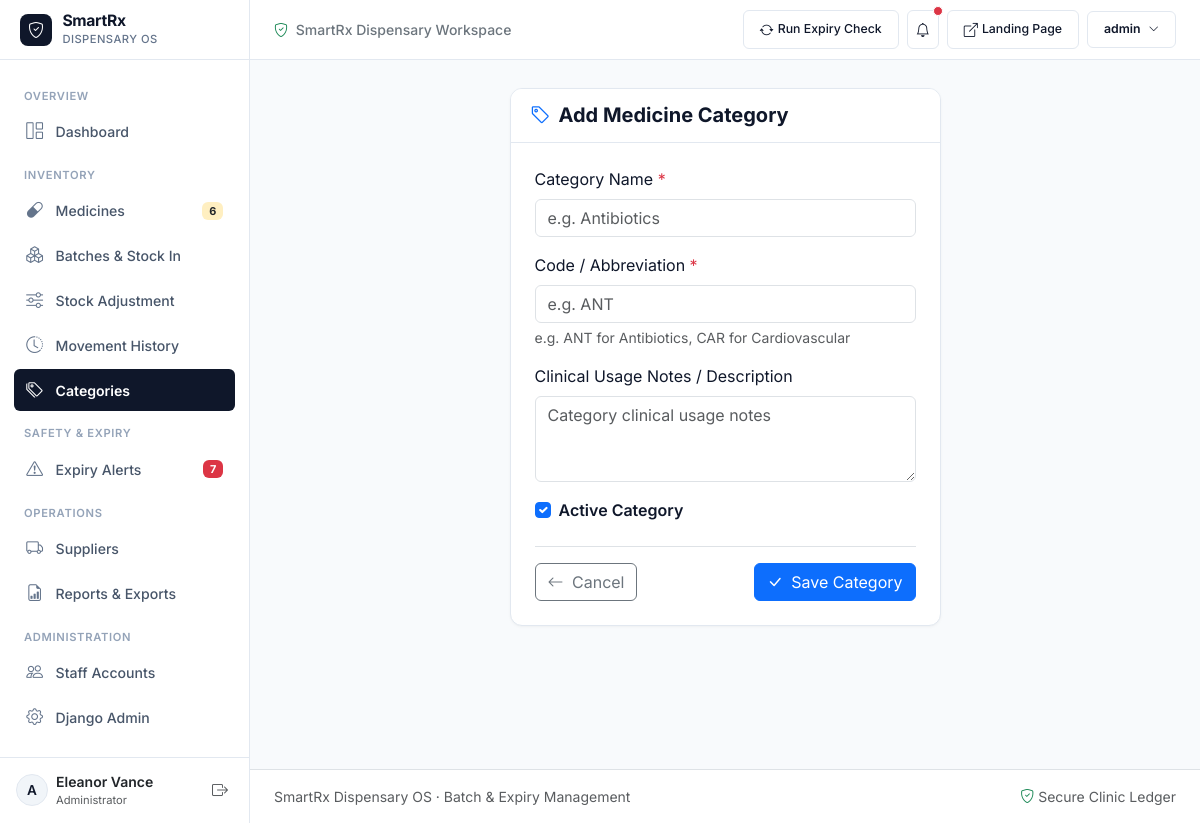
The app's page /categories/add/ (signed in) with its own data.
### accounts/models.py (models this page shows, shortened)
class User(AbstractUser):
    class Role(models.TextChoices):
        ADMIN = 'ADMIN', 'Administrator'
        STAFF = 'STAFF', 'Pharmacy Staff'
    role = models.CharField(
        max_length=10,
        choices=Role.choices,
        default=Role.STAFF,
        help_text="Designates user role and permissions in the pharmacy system."
    )
    phone_number = models.CharField(max_length=20, blank=True, null=True)
    qualification = models.CharField(max_length=100, blank=True, null=True, help_text="e.g. Pharm.D, B.Pharm, Pharmacist Assistant")
    is_active_staff = models.BooleanField(default=True, help_text="Designates whether this staff member is active.")
    created_at = models.DateTimeField(auto_now_add=True)
    updated_at = models.DateTimeField(auto_now=True)
    def is_admin_user(self):
        return self.role == self.Role.ADMIN or self.is_superuser

### inventory/views.py (the view)
# urls.py: path('categories/add/', views.category_create_view, name='category_create'),
@admin_required
def category_create_view(request):
    if request.method == 'POST':
        form = MedicineCategoryForm(request.POST)
        if form.is_valid():
            category = form.save()
            messages.success(request, f"Category '{category.name}' created.")
            return redirect('category_list')
        else:
            messages.error(request, "Failed to create category.")
    else:
        form = MedicineCategoryForm()
    return render(request, 'inventory/category_form.html', {
        'form': form,
        'title': 'Add Medicine Category',
    })

### templates/inventory/category_form.html (shortened to what this page needs)
{% extends 'base.html' %}
{% block content %}
<div class="row justify-content-center">
    <div class="col-lg-6">
        <div class="pharmacy-card">
            <div class="card-header">
                <h5 class="mb-0 fw-bold"><i class="bi bi-tag text-primary me-2"></i>{{ title }}</h5>
            </div>
            <div class="card-body p-4">
                <form method="POST">
                    <div class="mb-3">
                        <label class="form-label">Category Name <span class="text-danger">*</span></label>
                        {{ form.name }}
                    </div>
                    <div class="mb-3">
                        <label class="form-label">Code / Abbreviation <span class="text-danger">*</span></label>
                        {{ form.code }}
                        <div class="form-text small">e.g. ANT for Antibiotics, CAR for Cardiovascular</div>
                    </div>
                    <div class="mb-3">
                        <label class="form-label">Clinical Usage Notes / Description</label>
                        {{ form.description }}
                    </div>
                    <div class="mb-4">
                        <div class="form-check">
                            {{ form.is_active }}
                            <label class="form-check-label fw-semibold">Active Category</label>
                        </div>
                    </div>
                    <div class="d-flex justify-content-between border-top pt-3">
                        <a href="{% url 'category_list' %}" class="btn btn-outline-secondary">
                            <i class="bi bi-arrow-left me-1"></i> Cancel
                        </a>
                        <button type="submit" class="btn btn-primary">
                            <i class="bi bi-check-lg me-1"></i> Save Category
                        </button>
                    </div>
                </form>
            </div>
        </div>
    </div>
</div>
{% endblock %}

### templates/base.html (shortened to what this page needs)
{% load static %}
<!DOCTYPE html>
<html lang="en">
<head>
    <link href="https://cdn.jsdelivr.net/npm/bootstrap@5.3.3/dist/css/bootstrap.min.css" rel="stylesheet">
    <link rel="stylesheet" href="https://cdn.jsdelivr.net/npm/bootstrap-icons@1.11.3/font/bootstrap-icons.min.css">
    <link rel="stylesheet" href="{% static 'css/styles.css' %}?v={% now 'U' %}">
</head>
<body>
    <div class="d-flex" id="wrapper">
        <aside id="sidebar-wrapper">
            <a href="{% url 'dashboard' %}" class="sidebar-brand">
                <div class="sidebar-brand-icon">
                    <i class="bi bi-shield-check"></i>
                </div>
                <div>
                    <div class="sidebar-brand-title fw-bold" style="font-size: 0.98rem; letter-spacing: -0.02em;">SmartRx</div>
                    <div class="sidebar-brand-sub" style="font-size: 0.7rem; color: #64748b; text-transform: uppercase; font-weight: 500;">Dispensary OS</div>
                </div>
            </a>
            <div class="sidebar-scroll">
                <div class="sidebar-section-title">Overview</div>
                <a href="{% url 'dashboard' %}" class="sidebar-nav-item {% if request.resolver_match.url_name == 'dashboard' %}active{% endif %}">
                    <i class="bi bi-grid-1x2"></i>
                    <span>Dashboard</span>
                </a>
                <div class="sidebar-section-title">Inventory</div>
                <a href="{% url 'medicine_list' %}" class="sidebar-nav-item {% if 'medicine' in request.resolver_match.url_name and 'report' not in request.resolver_match.url_name %}active{% endif %}">
                    <i class="bi bi-capsule"></i>
                    <span>Medicines</span>
                    {% if global_low_stock_count > 0 %}
                    <span class="badge bg-warning bg-opacity-25 text-dark ms-auto" style="font-size: 0.68rem;">{{ global_low_stock_count }}</span>
                    {% endif %}
                </a>
                <a href="{% url 'batch_list' %}" class="sidebar-nav-item {% if 'batch' in request.resolver_match.url_name %}active{% endif %}">
                    <i class="bi bi-boxes"></i>
                    <span>Batches & Stock In</span>
                </a>
                <a href="{% url 'stock_adjustment' %}" class="sidebar-nav-item {% if request.resolver_match.url_name == 'stock_adjustment' %}active{% endif %}">
                    <i class="bi bi-sliders"></i>
                    <span>Stock Adjustment</span>
                </a>
                <a href="{% url 'transaction_list' %}" class="sidebar-nav-item {% if request.resolver_match.url_name == 'transaction_list' %}active{% endif %}">
                    <i class="bi bi-clock-history"></i>
                    <span>Movement History</span>
                </a>
                <a href="{% url 'category_list' %}" class="sidebar-nav-item {% if 'category' in request.resolver_match.url_name %}active{% endif %}">
                    <i class="bi bi-tags"></i>
                    <span>Categories</span>
                </a>
                <div class="sidebar-section-title">Safety & Expiry</div>
                <a href="{% url 'notification_list' %}" class="sidebar-nav-item {% if 'notification' in request.resolver_match.url_name %}active{% endif %}">
                    <i class="bi bi-exclamation-triangle"></i>
                    <span>Expiry Alerts</span>
                    {% if global_expired_count > 0 %}
                    <span class="badge bg-danger ms-auto" style="font-size: 0.68rem;">{{ global_expired_count }}</span>
                    {% elif global_near_expiry_count > 0 %}
                    <span class="badge bg-warning text-dark ms-auto" style="font-size: 0.68rem;">{{ global_near_expiry_count }}</span>
                    {% endif %}
                </a>
                <div class="sidebar-section-title">Operations</div>
                <a href="{% url 'supplier_list' %}" class="sidebar-nav-item {% if 'supplier' in request.resolver_match.url_name and 'report' not in request.resolver_match.url_name %}active{% endif %}">
                    <i class="bi bi-truck"></i>
                    <span>Suppliers</span>
                </a>
                <a href="{% url 'reports_index' %}" class="sidebar-nav-item {% if 'report' in request.resolver_match.url_name %}active{% endif %}">
                    <i class="bi bi-file-earmark-bar-graph"></i>
                    <span>Reports & Exports</span>
                </a>
                {% if request.user.role == 'ADMIN' or request.user.is_superuser %}
                <div class="sidebar-section-title">Administration</div>
                <a href="{% url 'staff_list' %}" class="sidebar-nav-item {% if 'staff' in request.resolver_match.url_name %}active{% endif %}">
                    <i class="bi bi-people"></i>
                    <span>Staff Accounts</span>
                </a>
                <a href="{% url 'admin:index' %}" target="_blank" class="sidebar-nav-item">
                    <i class="bi bi-gear"></i>
                    <span>Django Admin</span>
                </a>
                {% endif %}
            </div>
            <div class="sidebar-footer">
                <div class="d-flex align-items-center gap-2 overflow-hidden">
                    <div class="sidebar-user-avatar">
                        {{ request.user.username|make_list|first|upper }}
                    </div>
                    <div class="overflow-hidden">
                        <div class="text-truncate fw-semibold small text-dark">{{ request.user.get_full_name|default:request.user.username }}</div>
                        <div class="text-muted" style="font-size: 0.7rem;">{{ request.user.get_role_display }}</div>
                    </div>
                </div>
                <a href="{% url 'logout' %}" class="btn btn-sm btn-link text-muted p-1" title="Sign Out">
                    <i class="bi bi-box-arrow-right fs-6"></i>
                </a>
            </div>
        </aside>
        <div id="page-content-wrapper">
            <header class="top-navbar">
                <div class="d-flex align-items-center gap-3">
                    <span class="text-secondary small fw-medium d-none d-sm-inline">
                        <i class="bi bi-shield-check text-success me-1"></i> SmartRx Dispensary Workspace
                    </span>
                </div>
                <div class="d-flex align-items-center gap-2">
                    <form method="POST" action="{% url 'trigger_expiry_scan' %}" class="d-inline">
                        <button type="submit" class="btn btn-sm btn-outline-clean d-flex align-items-center gap-1" title="Scan inventory for approaching expiration dates">
                            <i class="bi bi-arrow-repeat"></i>
                            <span class="d-none d-md-inline small">Run Expiry Check</span>
                        </button>
                    </form>
                    <div class="dropdown">
                        <button class="btn btn-sm btn-outline-clean position-relative p-2" type="button" data-bs-toggle="dropdown" aria-expanded="false" title="Notifications">
                            <i class="bi bi-bell"></i>
                            {% if global_unread_notifications_count > 0 %}
                            <span class="position-absolute top-0 start-100 translate-middle p-1 bg-danger border border-white rounded-circle" style="width: 8px; height: 8px;"></span>
                            {% endif %}
                        </button>
                    </div>
                    <a href="{% url 'landing' %}" class="btn btn-sm btn-outline-clean d-none d-sm-inline-flex align-items-center gap-1" title="View Public Landing Page">
                        <i class="bi bi-box-arrow-up-right"></i>
                        <span class="small">Landing Page</span>
                    </a>
                    <div class="dropdown">
                        <button class="btn btn-sm btn-outline-clean d-flex align-items-center gap-2" type="button" data-bs-toggle="dropdown" aria-expanded="false">
                            <span class="fw-semibold small">{{ request.user.username }}</span>
                            <i class="bi bi-chevron-down" style="font-size: 0.65rem;"></i>
                        </button>
                    </div>
                </div>
            </header>
            <main class="page-container">
                {% block content %}{% endblock %}
            </main>
            <footer class="bg-white border-top py-3 px-4 text-muted small">
                <div class="d-flex justify-content-between align-items-center flex-wrap gap-2">
                    <span>SmartRx Dispensary OS &middot; Batch & Expiry Management</span>
                    <span><i class="bi bi-shield-check text-success me-1"></i>Secure Clinic Ledger</span>
                </div>
            </footer>
        </div>
    </div>
</body>
</html>

### records on screen
User: user.username|make_list "A", user.get_full_name "Eleanor Vance", user.role "Administrator", user.username "admin"

### other values on screen
{{ global_low_stock_count }} "6"
{{ global_expired_count }} "7"
{{ title }} "Add Medicine Category"
